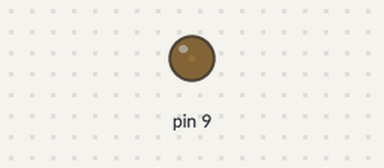
This sketch was run on a simulated Arduino Uno, built with avr-gcc and run on an emulated ATmega328P. On the bench: output pins drawn as LEDs (lit = HIGH).

Above: at 0.05 s.
At 0.95 s:
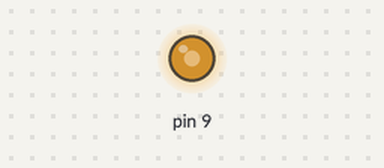
At 1.4 s:
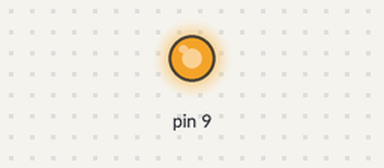
At 2.75 s:
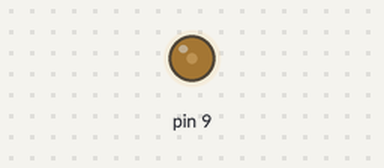
Timing chart, 0 to 7.2 s (numbered marks = the images above):
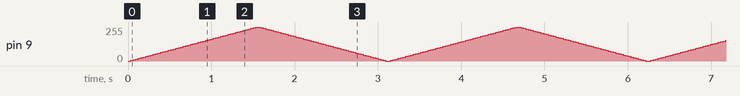

The sketch:

dc_motor.ino
```cpp
// C++ code
//
/*
  Fade
  This example shows how to fade an LED on pin 9
  using the analogWrite() function.

  The analogWrite() function uses PWM, so if  you
  want to change the pin you're using, be  sure to
  use another PWM capable pin. On most  Arduino,
  the PWM pins are identified with   a "~" sign,
  like ~3, ~5, ~6, ~9, ~10 and ~11.
*/

int brightness = 0;

void setup()
{
  pinMode(9, OUTPUT);
}

void loop()
{
  for (brightness = 0; brightness <= 255; brightness += 5) {
    analogWrite(9, brightness);
    delay(30); // Wait for 30 millisecond(s)
  }
  for (brightness = 255; brightness >= 0; brightness -= 5) {
    analogWrite(9, brightness);
    delay(30); // Wait for 30 millisecond(s)
  }
}
```
